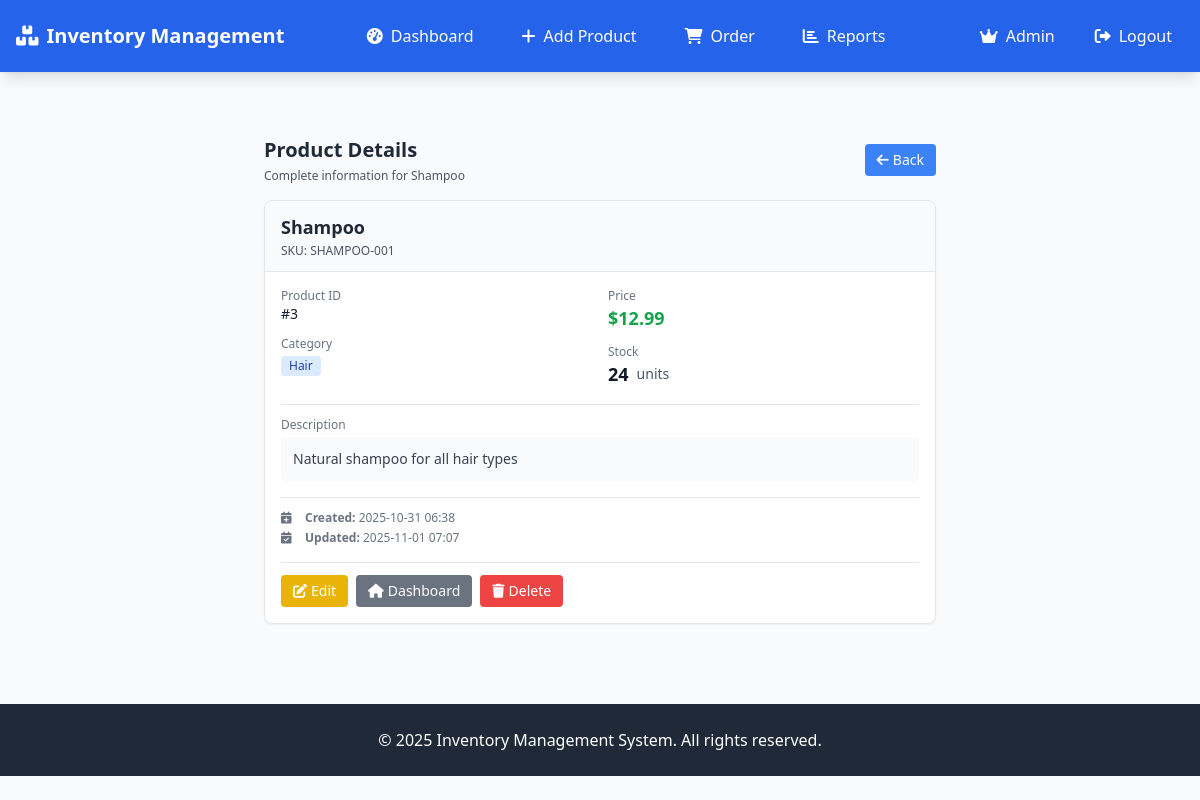
The app's page /view-product/3 (signed in) with its own data.
### models.py (models this page shows, shortened)
class Product(db.Model):
    __tablename__ = 'products'
    id = db.Column(db.Integer, primary_key=True)
    name = db.Column(db.String(100), nullable=False)
    category = db.Column(db.String(50), nullable=False)
    price = db.Column(db.Float, nullable=False)
    quantity = db.Column(db.Integer, nullable=False)
    description = db.Column(db.Text)
    sku = db.Column(db.String(50), unique=True)
    created_at = db.Column(db.DateTime, default=datetime.utcnow)
    updated_at = db.Column(db.DateTime, default=datetime.utcnow, onupdate=datetime.utcnow)

### app.py (the view)
@app.route('/view-product/<int:id>')
@login_required
def view_product(id):
    product = Product.query.get_or_404(id)
    return render_template('view_product.html', product=product)

### app.py (called while the page is built)
@login_manager.user_loader
def load_user(user_id):
    return User.query.get(int(user_id))

### models.py (called while the page is built)
    def is_admin(self):
        return self.role == 'admin'

### templates/view_product.html (shortened to what this page needs)
{% extends "base.html" %}
{% block content %}
<div class="max-w-2xl mx-auto">
    <div class="mb-4">
        <div class="flex justify-between items-center">
            <div>
                <h1 class="text-xl font-bold text-gray-800">Product Details</h1>
                <p class="text-gray-600 text-xs mt-1">Complete information for {{ product.name }}</p>
            </div>
            <a href="/" class="bg-blue-500 hover:bg-blue-600 text-white px-3 py-1.5 rounded transition duration-200 text-sm">
                <i class="fas fa-arrow-left mr-1"></i>Back
            </a>
        </div>
    </div>
    <div class="bg-white rounded-lg shadow-sm overflow-hidden border border-gray-200">
        <div class="px-4 py-3 border-b border-gray-200 bg-gray-50">
            <h2 class="text-lg font-semibold text-gray-800">{{ product.name }}</h2>
            <p class="text-gray-600 text-xs mt-0.5">SKU: {{ product.sku }}</p>
        </div>
        <div class="p-4">
            <div class="grid grid-cols-2 gap-4 mb-4">
                <div class="space-y-3">
                    <div>
                        <h3 class="text-xs font-medium text-gray-500">Product ID</h3>
                        <p class="text-sm text-gray-900">#{{ product.id }}</p>
                    </div>
                    <div>
                        <h3 class="text-xs font-medium text-gray-500">Category</h3>
                        <span class="inline-flex items-center px-2 py-0.5 rounded text-xs font-medium bg-blue-100 text-blue-800">
                            {{ product.category }}
                        </span>
                    </div>
                </div>
                <div class="space-y-3">
                    <div>
                        <h3 class="text-xs font-medium text-gray-500">Price</h3>
                        <p class="text-lg font-bold text-green-600">${{ "%.2f"|format(product.price) }}</p>
                    </div>
                    <div>
                        <h3 class="text-xs font-medium text-gray-500">Stock</h3>
                        <div class="flex items-center gap-2">
                            <p class="text-lg font-bold {% if product.quantity <= 10 %}text-red-600{% else %}text-gray-900{% endif %}">
                                {{ product.quantity }}
                            </p>
                            <span class="text-sm text-gray-600">units</span>
                        </div>
                    </div>
                </div>
            </div>
            <div class="mb-4 pt-3 border-t border-gray-200">
                <h3 class="text-xs font-medium text-gray-500 mb-1">Description</h3>
                <div class="bg-gray-50 rounded p-3">
                    {% if product.description %}
                        <p class="text-gray-700 text-sm whitespace-pre-line">{{ product.description }}</p>
                    {% else %}
                        <p class="text-gray-500 text-sm italic">No description provided.</p>
                    {% endif %}
                </div>
            </div>
            <div class="mb-4 pt-3 border-t border-gray-200">
                <div class="space-y-1 text-xs text-gray-500">
                    <div class="flex items-center">
                        <i class="fas fa-calendar-plus mr-2 w-4"></i>
                        <span><strong>Created:</strong> {{ product.created_at.strftime('%Y-%m-%d %H:%M') }}</span>
                    </div>
                    <div class="flex items-center">
                        <i class="fas fa-calendar-check mr-2 w-4"></i>
                        <span><strong>Updated:</strong> {{ product.updated_at.strftime('%Y-%m-%d %H:%M') }}</span>
                    </div>
                </div>
            </div>
            <div class="pt-3 border-t border-gray-200 flex flex-wrap gap-2">
                <a href="/edit-product/{{ product.id }}"
                   class="bg-yellow-500 hover:bg-yellow-600 text-white px-3 py-1.5 rounded transition duration-200 text-sm">
                    <i class="fas fa-edit mr-1"></i>Edit
                </a>
                <a href="/"
                   class="bg-gray-500 hover:bg-gray-600 text-white px-3 py-1.5 rounded transition duration-200 text-sm">
                    <i class="fas fa-home mr-1"></i>Dashboard
                </a>
                <button onclick="confirmDelete({{ product.id }})"
                        class="bg-red-500 hover:bg-red-600 text-white px-3 py-1.5 rounded transition duration-200 text-sm">
                    <i class="fas fa-trash mr-1"></i>Delete
                </button>
            </div>
        </div>
    </div>
</div>
{% endblock %}

### records on screen
Product: name "Shampoo", sku "SHAMPOO-001", id "3", category "Hair", price "12.99", quantity "24", description "Natural shampoo for all hair types", created_at "2025-10-31 06:38", updated_at "2025-11-01 07:07"
